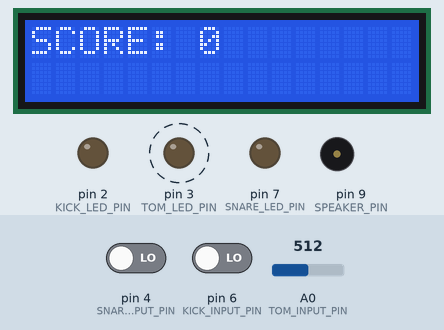
Bench run of a sketch on a simulated Arduino Uno, built with avr-gcc and run on an emulated ATmega328P. On the bench: 16×2 character LCD, output pins drawn as LEDs (lit = HIGH), buzzer (waves = sounding). Dashed ring = blinking. The test bench sets the inputs (shaded band); at power-on: A0 (TOM_INPUT_PIN) = 512, pin 6 (KICK_INPUT_PIN) LOW, pin 4 (SNARE_INPUT_PIN) LOW. Random numbers use the default seed unless the sketch sets one.

Above: at 6.7 s.
6.8 s: A0 (TOM_INPUT_PIN) set to 44
At 13.5 s:
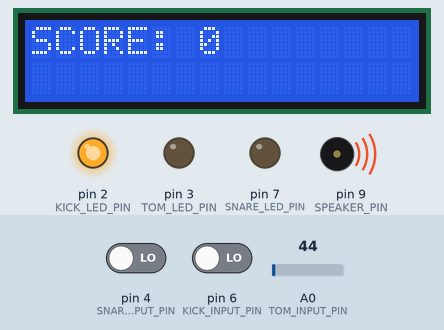
28.8 s: A0 (TOM_INPUT_PIN) set to 35
30.3 s: pin 6 (KICK_INPUT_PIN) driven HIGH
At 42.1 s:
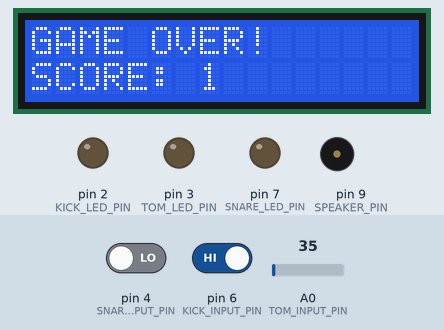
42.4 s: A0 (TOM_INPUT_PIN) set to 110
At 44.84 s:
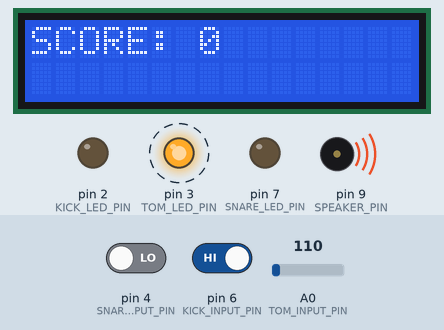
Timing chart, 0 to 48.2 s (numbered marks = the images above; inputs shaded):
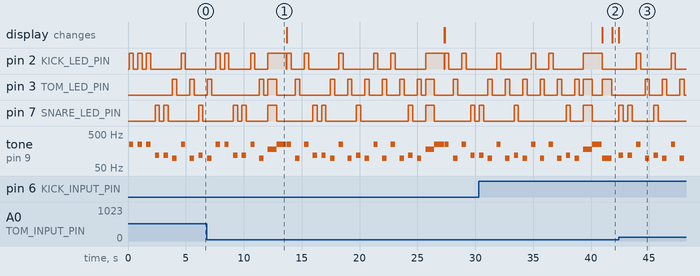

The sketch:

Bopit.ino
```cpp
#include <Wire.h>
#include <LiquidCrystal_I2C.h>

#define NOTE_B0 120
#define NOTE_F5 96
#define NOTE_D7 246
#define NOTE_DS8 179

/*
Notes:
Storing measures of beats:


Playing Sound:
if we can't play multiple sounds at the same time, we can store each combination of sound in the
We can't store/play complex notes with the ATmega

max bpm = 100;
bpm is measure of quarter notes
minimum note is sixteenth note
minimum period is 60/400 = 0.15 secs


*/

//thse
int beats[4][3][16] = {{{1, 0, 0, 0, 1, 0, 0, 0, 1, 0, 0, 0, 1, 0, 0, 0},   //SNARE
                        {0, 1, 0, 1, 0, 1, 0, 1, 0, 1, 0, 1, 0, 1, 0, 1},   //TOM
                        {0, 0, 1, 0, 0, 0, 1, 0, 0, 0, 1, 0, 0, 0, 1, 0}},   //Kick
                       {{0, 0, 0, 1, 1, 0, 0, 0, 1, 0, 0, 0, 0, 0, 1, 0},   //SNARE
                        {0, 1, 0, 0, 0, 1, 0, 1, 0, 1, 0, 1, 0, 1, 0, 1},   //TOM
                        {1, 0, 1, 0, 0, 0, 1, 0, 0, 0, 1, 0, 1, 0, 0, 0}},   //Kick
                       {{1, 1, 0, 0, 1, 0, 0, 0, 1, 0, 0, 0, 1, 0, 0, 0},   //SNARE
                        {0, 0, 0, 1, 0, 1, 0, 1, 0, 1, 0, 1, 0, 1, 0, 1},   //TOM
                        {0, 0, 1, 0, 0, 0, 1, 0, 0, 0, 1, 0, 0, 0, 1, 0}},   //Kick
                       {{0, 0, 0, 1, 1, 0, 0, 0, 1, 0, 0, 0, 1, 1, 0, 0},   //SNARE
                        {0, 0, 0, 0, 0, 1, 0, 1, 0, 1, 0, 0, 0, 0, 0, 1},   //TOM
                        {1, 1, 1, 0, 0, 0, 1, 0, 0, 0, 1, 1, 0, 0, 1, 0}}   //Kick
                        };
int TOM_INPUT_PIN = PC0;   //Analog
int KICK_INPUT_PIN = PD6;
int SNARE_INPUT_PIN = PD4;
int TOM_LED_PIN = PD3;
int KICK_LED_PIN = PD2;
int SNARE_LED_PIN = PD7;
int SPEAKER_PIN = 9;
int snare_before;
int tom_sens = 40;
bool check_snare;
int inputs;

//I2C pins declaration
LiquidCrystal_I2C lcd(0x27, 2, 1, 0, 4, 5, 6, 7, 3, POSITIVE);

int MAX_BPM = 100;
int bpm = 20;
int score = 0;

void playSound(int note){
  noTone(SPEAKER_PIN);
  if(note == 1){
    //tone(SPEAKER_PIN);
  }
}

void setup() {
  // put your setup code here, to run once:
  pinMode(TOM_INPUT_PIN, INPUT);
  pinMode(KICK_INPUT_PIN, INPUT);
  pinMode(SNARE_INPUT_PIN, INPUT);
  pinMode(TOM_LED_PIN, OUTPUT);
  pinMode(KICK_LED_PIN, OUTPUT);
  pinMode(SNARE_LED_PIN, OUTPUT);
  lcd.begin(16,2);
  lcd.backlight();
  lcd.setCursor(0,0);
  lcd.print("HIT TOM TO");
  lcd.setCursor(0, 1);
  lcd.print("BEGIN");
}

void loop() {
  // put your main code here, to run repeatedly:
  // get input to start
  while(analogRead(TOM_INPUT_PIN) < tom_sens){
    //busywait
  }
  lcd.clear();
  lcd.setCursor(0,0);
  lcd.print("SCORE: " + String(score));
  //game
  while(bpm < MAX_BPM){
    int beat = random(0, 4);
    int millis_per_note = 60000/(bpm*4);
    //Playback

    for(int i = 0; i < 16; i++){
      digitalWrite(TOM_LED_PIN, LOW);
      digitalWrite(SNARE_LED_PIN, LOW);
      digitalWrite(KICK_LED_PIN, LOW);
      int note = (beats[beat][0][i] << 0) | (beats[beat][1][i] << 1) | (beats[beat][2][i] << 2);
      if(note & 1){
        digitalWrite(SNARE_LED_PIN, HIGH);
        tone(SPEAKER_PIN, NOTE_B0);
      }
      if(note & 2){
        digitalWrite(TOM_LED_PIN, HIGH);
        tone(SPEAKER_PIN, NOTE_F5);
      }
      if(note & 4){
        digitalWrite(KICK_LED_PIN, HIGH);
        tone(SPEAKER_PIN, NOTE_D7);
      }
      //playSound(note);

      delay(millis_per_note/2);
      digitalWrite(TOM_LED_PIN, LOW);
      digitalWrite(SNARE_LED_PIN, LOW);
      digitalWrite(KICK_LED_PIN, LOW);

      noTone(SPEAKER_PIN);
      delay(millis_per_note/2);
    }

    // Pause section
    tone(SPEAKER_PIN, NOTE_DS8);
    digitalWrite(TOM_LED_PIN, HIGH);
    digitalWrite(SNARE_LED_PIN, HIGH);
    digitalWrite(KICK_LED_PIN, HIGH);
    delay(millis_per_note);
    noTone(SPEAKER_PIN);

    //Playing section
    for(int i = 0; i < 16; i++){
      digitalWrite(TOM_LED_PIN, LOW);
      digitalWrite(SNARE_LED_PIN, LOW);
      digitalWrite(KICK_LED_PIN, LOW);
      snare_before = digitalRead(SNARE_INPUT_PIN);
      int time_now = millis();
      int note = (beats[beat][0][i] << 0) | (beats[beat][1][i] << 1) | (beats[beat][2][i] << 2);
      //Indicate which instrument to play
      if(note & 1){
        digitalWrite(SNARE_LED_PIN, HIGH);
        tone(SPEAKER_PIN, NOTE_B0);
      }
      if(note & 2){
        digitalWrite(TOM_LED_PIN, HIGH);
        tone(SPEAKER_PIN, NOTE_F5);
      }
      if(note & 4){
        digitalWrite(KICK_LED_PIN, HIGH);
        tone(SPEAKER_PIN, NOTE_D7);
      }
      inputs = 0;
      //delay(500);

      //digitalWrite(TOM_LED_PIN, LOW);
      //digitalWrite(SNARE_LED_PIN, LOW);
      //digitalWrite(KICK_LED_PIN, LOW);

      for(int j = 0; j < millis_per_note; j++){  //Get inputs from user
        check_snare=(digitalRead(SNARE_INPUT_PIN)!=snare_before);
        inputs |=  check_snare|((analogRead(TOM_INPUT_PIN) > tom_sens) << 1) | (digitalRead(KICK_INPUT_PIN) << 2);
        //snare_input = digitalRead(SNARE_INPUT_PIN);
        // if(digitalRead(SNARE_INPUT_PIN)){
        //   tone(SPEAKER_PIN, NOTE_B0);
        // }
        // if(analogRead(TOM_INPUT_PIN) > tom_sens){
        //   tone(SPEAKER_PIN, NOTE_F5);
        // }
        // if(digitalRead(KICK_INPUT_PIN)){
        //   tone(SPEAKER_PIN, NOTE_D7);
        // }
        delay(1);
      }
      if(inputs == note){ //Gets the matching notes from input
        score += ((inputs >> 2) & 0x1) + ((inputs >> 1) & 0x1) + ((inputs >> 0) & 0x1);
      }
      else{
        goto endGame;
      }
      noTone(SPEAKER_PIN);
      lcd.clear();
      lcd.setCursor(0,0);
      lcd.print("SCORE: " + String(score));
      lcd.setCursor(0, 1);
      lcd.print(String(inputs));
    }
        // Pause section
    tone(SPEAKER_PIN, NOTE_DS8);
    digitalWrite(TOM_LED_PIN, HIGH);
    digitalWrite(SNARE_LED_PIN, HIGH);
    digitalWrite(KICK_LED_PIN, HIGH);
    delay(millis_per_note);
    noTone(SPEAKER_PIN);
    bpm = bpm + 5;
  }
endGame:
  noTone(SPEAKER_PIN);
  digitalWrite(TOM_LED_PIN, LOW);
  digitalWrite(SNARE_LED_PIN, LOW);
  digitalWrite(KICK_LED_PIN, LOW);
  lcd.clear();
  lcd.setCursor(0,0);
  lcd.print("GAME OVER!");
  lcd.setCursor(0, 1);
  lcd.print("SCORE: " + String(score));
  score = 0;
}
```

Measured:
- after the input at 42.4 s, pin 2 (KICK_LED_PIN): alternates HIGH for 0.38 s and LOW for 2.6 s, starting after 1.5 s; pin 3 (TOM_LED_PIN): alternates HIGH for 0.38 s and LOW for 1.1 s, starting after 2.3 s
- by itself, tone on pin 9 (SPEAKER_PIN): plays 96 Hz for 0.38 s, 246 Hz for 0.38 s, 246 Hz for 0.38 s, 120 Hz for 0.38 s, 120 Hz for 0.38 s, 246 Hz for 0.38 s … (29 notes in this stretch)
